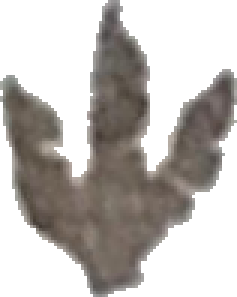
#> input picture dino_print.png, 79 x 99 px (shown 3 times larger)
$ python dinocode.py
#> lines starting #> are read from the running program, lines starting #| are printed output that depends on the picture
import itertools
from PIL import Image

def hstack(lr, space=0):
    lr = list(lr)
    widths, heights = zip(*(i.size for i in lr))
    total_width = sum(widths)
    total_width += (len(lr) - 1) * space
    max_height = max(heights)
    im = Image.new('RGBA', (total_width, max_height))
    x_offset = 0
    for i in lr:
        im.paste(i, (x_offset, (max_height-i.size[1])//2), i)
        x_offset += i.size[0] + space
    return im

def vstack(tb, space=0, align="left"):
    tb = list(tb)
    widths, heights = zip(*(i.size for i in tb))
    max_width = max(widths)
    total_height = sum(heights)
    total_height += (len(tb) - 1) * space
    im = Image.new('RGBA', (max_width, total_height))
    y_offset = 0
    for i in tb:
        if align == "center":
            x = (max_width-i.size[0])//2
        elif align == "left":
            x = 0
        im.paste(i, (x, y_offset), i)
        y_offset += i.size[1] + space
    return im

claw = Image.open("dino_print.png")
#> claw is the input picture: PIL image 79x99 RGBA; mean R, G, B, A 55.4, 51.2, 47.8, 120.4
#claw = claw.resize((8, 10))

radicals = [claw.rotate(d, expand=True) for d in [0, 90, 180, 270]]
#> radicals = 4 items

def question_mark():
    horiz = hstack([claw.rotate(90), claw.rotate(270)], space=10)
    vert = vstack([claw, claw.rotate(180)], space=10)
    im = Image.new('RGBA', (horiz.size[0], vert.size[1]))
    x_offset = 0
    im.paste(horiz, (0, (vert.size[1]-horiz.size[1])//2), horiz)
    im.paste(vert, ((horiz.size[0]-vert.size[0])//2, 0), vert)
    return im

from PIL import ImageOps, ImageDraw
def period():
    size = (20, 20)
    mask = Image.new('L', size, 0)
    draw = ImageDraw.Draw(mask)
    draw.ellipse((0, 0) + size, fill=255)
    output = ImageOps.fit(claw, mask.size, centering=(0.5, 0.5))
    output.putalpha(mask)
    return output

glyphs = "abcdefghijklmnopqrstuvwxyz0123456789?."
def generate():
    combos = list(itertools.product(radicals, radicals))
    for r in radicals:
        yield r
    for c in combos:
        yield vstack(reversed(c), space=-4, align="center")
    for c in combos:
        yield hstack(c, space=-5)
    yield question_mark()
    yield period()

alphabet = dict(zip(glyphs, generate()))
#> in vstack, `im = Image.new('RGBA', (max_width, total_height))`: im: PIL image 79x194 RGBA; every value is 0
#> after the loop in vstack, `for i in tb:`: y_offset = 190
#> in vstack (call 2), `im = Image.new('RGBA', (max_width, total_height))`: im: PIL image 99x174 RGBA; every value is 0
#> the loop in vstack (call 2), `for i in tb:` made 2 passes
#> (x, y_offset) on passes 1 to 2: (0, 75), (10, 170)
#> in vstack (call 6), `im = Image.new('RGBA', (max_width, total_height))`: im: PIL image 99x154 RGBA; every value is 0
#> in hstack, `lr = list(lr)`: lr = 2 items
#> in hstack, `widths, heights = zip(*(i.size for i in lr))`: widths = (79, 79); heights = (99, 99)
#> in hstack, `total_width = sum(widths)`: total_width = 158
#> in hstack, `total_width += (len(lr) - 1) * space`: total_width = 153
#> in hstack, `max_height = max(heights)`: max_height = 99
#> in hstack, `im = Image.new('RGBA', (total_width, max_height))`: im: PIL image 153x99 RGBA; every value is 0
#> the loop in hstack, `for i in lr:` made 2 passes
#> x_offset on passes 1 to 2: 74, 148
#> after the loop in hstack, `for i in lr:`: x_offset = 148
#> in hstack (call 2), `im = Image.new('RGBA', (total_width, max_height))`: im: PIL image 173x99 RGBA; every value is 0
#> the loop in hstack (call 2), `for i in lr:` made 2 passes
#> x_offset on passes 1 to 2: 74, 168
#> in hstack (call 6), `im = Image.new('RGBA', (total_width, max_height))`: im: PIL image 193x79 RGBA; every value is 0
#> in hstack (call 15), `widths, heights = zip(*(i.size for i in lr))`: widths = (99, 79); heights = (79, 99)
#> in hstack (call 15), `total_width = sum(widths)`: total_width = 178
#> in hstack (call 15), `total_width += (len(lr) - 1) * space`: total_width = 173
#> in hstack (call 15), `max_height = max(heights)`: max_height = 99
#> the loop in hstack (call 15), `for i in lr:` made 2 passes
#> x_offset on passes 1 to 2: 94, 168
#> after the loop in hstack (call 15), `for i in lr:`:
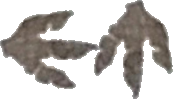
#> im: PIL image 173x99 RGBA; mean R, G, B, A 50.6, 46.8, 43.6, 110; transparent parts drawn white
#> after the loop in hstack (call 15), `for i in lr:`: x_offset = 168
#> in hstack (call 16), `widths, heights = zip(*(i.size for i in lr))`: widths = (99, 99); heights = (79, 79)
#> in hstack (call 16), `total_width = sum(widths)`: total_width = 198
#> in hstack (call 16), `total_width += (len(lr) - 1) * space`: total_width = 193
#> in hstack (call 16), `max_height = max(heights)`: max_height = 79
#> the loop in hstack (call 16), `for i in lr:` made 2 passes
#> x_offset on passes 1 to 2: 94, 188
#> after the loop in hstack (call 16), `for i in lr:`:
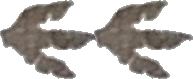
#> im: PIL image 193x79 RGBA; mean R, G, B, A 56.7, 52.4, 48.8, 123.2; transparent parts drawn white
#> after the loop in hstack (call 16), `for i in lr:`: x_offset = 188
#> in hstack (call 17), `widths, heights = zip(*(i.size for i in lr))`: widths = (79, 79); heights = (99, 99)
#> in hstack (call 17), `total_width = sum(widths)`: total_width = 158
#> in hstack (call 17), `total_width += (len(lr) - 1) * space`: total_width = 168
#> in hstack (call 17), `max_height = max(heights)`: max_height = 99
#> in hstack (call 17), `im = Image.new('RGBA', (total_width, max_height))`: im: PIL image 168x99 RGBA; every value is 0
#> the loop in hstack (call 17), `for i in lr:` made 2 passes
#> x_offset on passes 1 to 2: 89, 178
#> after the loop in hstack (call 17), `for i in lr:`:
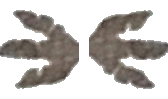
#> im: PIL image 168x99 RGBA; mean R, G, B, A 48.8, 45, 41.8, 106.4; transparent parts drawn white
#> after the loop in hstack (call 17), `for i in lr:`: x_offset = 178
#> in vstack (call 17), `widths, heights = zip(*(i.size for i in tb))`: widths = (79, 79); heights = (99, 99)
#> in vstack (call 17), `max_width = max(widths)`: max_width = 79
#> in vstack (call 17), `total_height = sum(heights)`: total_height = 198
#> in vstack (call 17), `total_height += (len(tb) - 1) * space`: total_height = 208
#> in vstack (call 17), `im = Image.new('RGBA', (max_width, total_height))`: im: PIL image 79x208 RGBA; every value is 0
#> after the loop in vstack (call 17), `for i in tb:`:
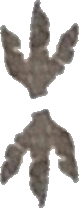
#> im: PIL image 79x208 RGBA; mean R, G, B, A 52.8, 48.8, 45.5, 114.7; transparent parts drawn white
#> after the loop in vstack (call 17), `for i in tb:`: y_offset = 218
#> in question_mark, `im = Image.new('RGBA', (horiz.size[0], vert.size[1]))`: im: PIL image 168x208 RGBA; every value is 0
#> in question_mark, `im.paste(horiz, (0, (vert.size[1]-horiz.size[1])//2), horiz)`:
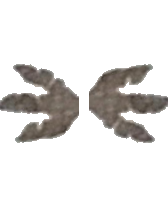
#> im: PIL image 168x208 RGBA; mean R, G, B, A 23.2, 21.4, 19.9, 50.7; transparent parts drawn white
#> in question_mark, `im.paste(vert, ((horiz.size[0]-vert.size[0])//2, 0), vert)`:
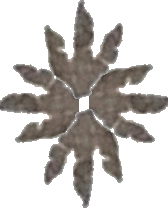
#> im: PIL image 168x208 RGBA; mean R, G, B, A 47.5, 43.9, 40.8, 103.6; transparent parts drawn white
#> in period, `size = (20, 20)`: size = (20, 20)
#> in period, `mask = Image.new('L', size, 0)`: mask: PIL image 20x20 L; every value is 0
#> in period, `output = ImageOps.fit(claw, mask.size, centering=(0.5, 0.5))`:
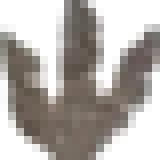
#> output: PIL image 20x20 RGBA (shown 8 times larger); mean R, G, B, A 89.8, 84.1, 79.2, 142; transparent parts drawn white
#> alphabet = 38 items


def word(letters):
    return hstack([alphabet[l] for l in letters], space=10)

def flow(words, linewidth=2000, minspace=80):
    lines = []
    l = []
    total = 0
    for w in [word(w) for w in words]:
        if total + w.size[0] > linewidth:
            wordswidth = sum(w.size[0] for w in l)
            #space = (linewidth - wordswidth) // (len(l)-1)
            space = minspace
            lines.append(hstack(l, space=space))
            l = []
            total = 0
        total += w.size[0] + minspace
        l.append(w)
    wordswidth = sum(w.size[0] for w in l)
    #space = (linewidth - wordswidth) // (len(l)-1)
    space = minspace
    lines.append(hstack(l, space=space))
    return vstack(lines, space=100)  # TODO make all lines same height and width!

def break_paras(text):
    paras = []
    para = ""
    for line in text.splitlines():
        if not len(line):
            if para: paras.append(flow(para.split()))
            para = ""
        else:
            para += " " + line
    if para: paras.append(flow(para.split()))
    return vstack(paras, space=200)

def encode(text, width_inches=7, height_inches=9, dpi=96):
    text = "".join(c for c in text.lower() if c in alphabet or c.isspace())
    rgba = break_paras(text)
    result = Image.new('RGB', rgba.size, (255, 255, 255))
    result.paste(rgba, mask=rgba.split()[3])  # 3 is the alpha channel
    result.thumbnail([width_inches * dpi, height_inches * dpi])
    return result
